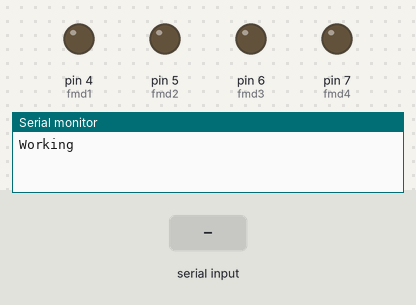
Recording of a sketch running on a simulated Arduino Uno, built with avr-gcc and run on an emulated ATmega328P. Parts: output pins drawn as LEDs (lit = HIGH), the last lines printed to the serial monitor. The test bench sets the inputs (shaded band).

Above: at 1.2 s.
1.3 s: "w" received over the second serial link
At 2.2 s:
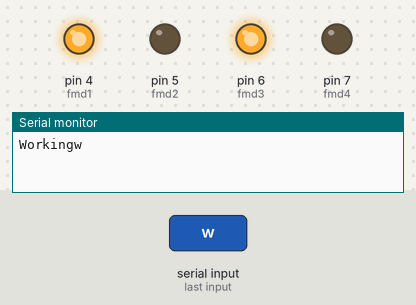
2.8 s: "s" received over the second serial link
At 3.4 s:
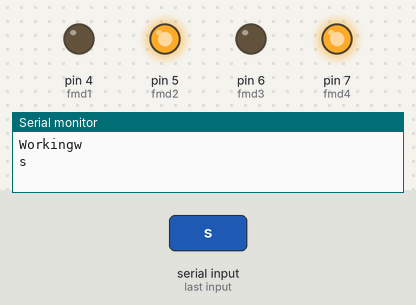
4.3 s: "a" received over the second serial link
At 5.5 s:
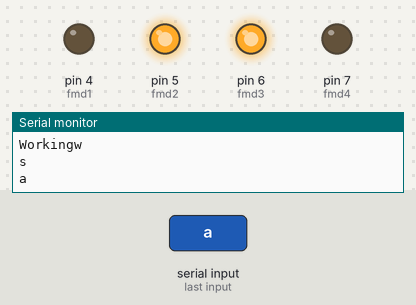
5.8 s: "d" received over the second serial link
At 6.8 s:
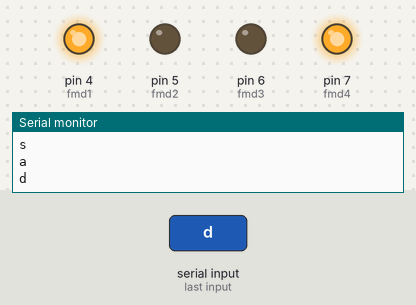
Timing chart, 0 to 8.3 s (numbered marks = the images above; inputs shaded):
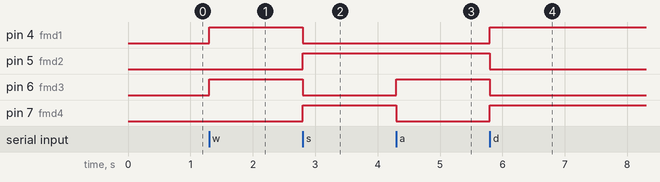

Measured:
- after the input at 1.3 s, pin 4 (fmd1), pin 6 (fmd3): LOW → HIGH at once
- after the input at 2.8 s, pin 4 (fmd1), pin 6 (fmd3): HIGH → LOW at once; pin 5 (fmd2), pin 7 (fmd4): LOW → HIGH at once
- after the input at 4.3 s, pin 6 (fmd3): LOW → HIGH at once; pin 7 (fmd4): HIGH → LOW at once
- after the input at 5.8 s, pin 4 (fmd1), pin 7 (fmd4): LOW → HIGH at once; pin 5 (fmd2), pin 6 (fmd3): HIGH → LOW at once

The sketch:

follower_robot_code.ino
```cpp
#include <SoftwareSerial.h>

// defining motor driver's input pins
#define fmd1 4
#define fmd2 5
#define fmd3 6
#define fmd4 7

// defining communication port for the bluetooth module
SoftwareSerial bluetooth(2, 3);

void setup()
{
  pinMode(fmd1, OUTPUT);
  pinMode(fmd2, OUTPUT);
  pinMode(fmd3, OUTPUT);
  pinMode(fmd4, OUTPUT);

  // initializing serial communication for testing purposes
  Serial.begin(9600);
  // initiializing communation with the bluetooth module to receive inputs from the main robot
  bluetooth.begin(38400);
  while(!bluetooth) {;}

  bluetooth.println("Follower Robot Connected");
  Serial.print("Working");
  stop();
}

void loop()
{
  if(bluetooth.available())
  {
    // reading input from user via bluetooth and printing received input
    char input = bluetooth.read();
    Serial.println(input);

    // forward
    if(input == 'w')
    {
      forward();
    }

    // backward
    else if(input == 's')
    {
      backward();
    }

    // left
    else if(input == 'a')
    {
      left();
    }

    // right
    else if(input == 'd')
    {
      right();
    }

    // stop
    if(input == 'z')
    {
      stop();
    }
  }
}

// making the robot move forward
void forward()
{
  digitalWrite(fmd1, HIGH);
  digitalWrite(fmd2, LOW);
  digitalWrite(fmd3, HIGH);
  digitalWrite(fmd4, LOW);

  bluetooth.println("FORWARD \t Follower");
}

// making the robot move backward
void backward()
{
  digitalWrite(fmd1, LOW);
  digitalWrite(fmd2, HIGH);
  digitalWrite(fmd3, LOW);
  digitalWrite(fmd4, HIGH);

  bluetooth.println("BACKWARD \t Follower");
}

// making the robot move left
void left()
{
  digitalWrite(fmd1, LOW);
  digitalWrite(fmd2, HIGH);
  digitalWrite(fmd3, HIGH);
  digitalWrite(fmd4, LOW);

  bluetooth.println("RIGHT \t Follower");
}

// making the robot move right
void right()
{
  digitalWrite(fmd1, HIGH);
  digitalWrite(fmd2, LOW);
  digitalWrite(fmd3, LOW);
  digitalWrite(fmd4, HIGH);

  bluetooth.println("LEFT \t Follower");
}

// making the robot stop
void stop()
{
  digitalWrite(fmd1, LOW);
  digitalWrite(fmd2, LOW);
  digitalWrite(fmd3, LOW);
  digitalWrite(fmd4, LOW);

  bluetooth.println("STOP \t Follower");
}
 
```
